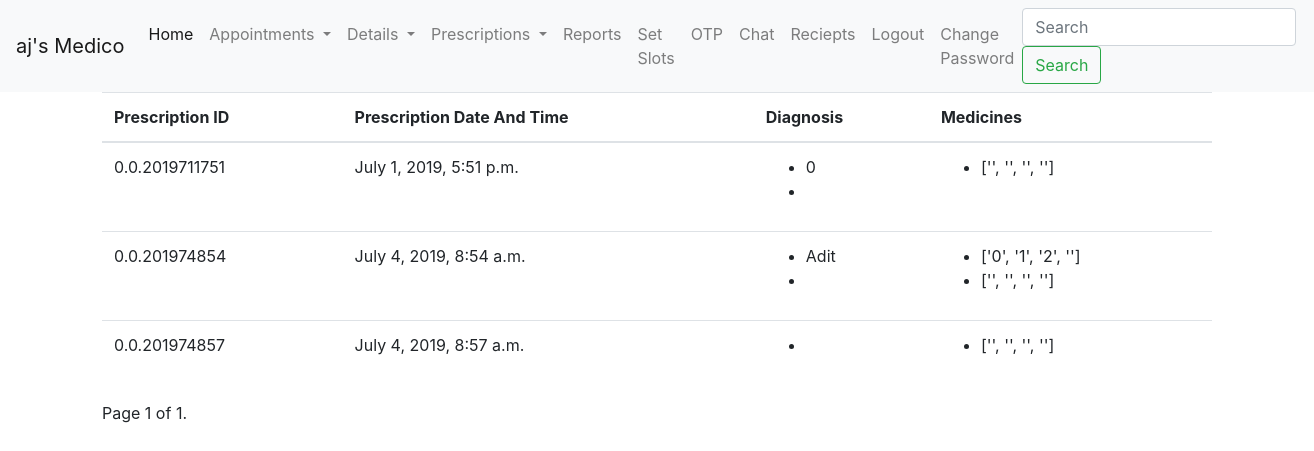
/doctor/prescriptions (signed in), run on the app's committed database.
### doctor/models.py (models this page shows, shortened)
class Doctor(models.Model):
    doctor_id= models.AutoField(primary_key=True,unique=True)
    name= models.CharField(max_length=20)
    reg_no= models.CharField(max_length=20)
    spl= models.CharField(max_length=20)
    work_add= models.CharField(max_length=100)
    password=models.CharField(max_length=100,default=hashlib.sha256(str(doctor_id).encode()).hexdigest())
    phone=models.CharField(max_length=10,default="0")
    slots=models.BinaryField(null=True)
    appointments=models.BinaryField(null=True)

### prescription/models.py (models this page shows)
class Prescription(models.Model):
    prescription_id= models.CharField(max_length=50,unique=True)
    patient_id =  models.ForeignKey(Patient, on_delete=models.CASCADE,to_field="patient_id" )
    doctor_id=  models.ForeignKey(Doctor, on_delete=models.CASCADE,to_field="doctor_id")
    timestamp= models.DateTimeField(timezone.now())
    medicines= models.BinaryField()
    reports= models.BinaryField()
    diagnosis= models.BinaryField()
    other= models.BinaryField()

### doctor/views.py (the view)
# urls.py: path('prescriptions',views.prescriptions,name='prescriptions'),
def prescriptions(request):
    if verify(request):
        d=Doctor.objects.get(doctor_id=request.session.get("user"))
        prescription_list=Prescription.objects.filter(doctor_id=d) #requesting prescription for current user.
        paginator=Paginator(prescription_list,5) # number of prescription at a time is choosen to be 15
        page= request.GET.get('page') # getting the current page
        prescriptions=paginator.get_page(page) #list of prescriptions to be taken at a time
        context={'doctor':d,'prescriptions':prescriptions}
        return render(request,'doctor/prescriptions.html',context)
    else:
        return render(request,'doctor/login.html',{'message':"Please Login First."})

### doctor/views.py (called while the page is built)
def verify(request):
    if ("user" in request.session) and (request.session.get("user_type")=="doctor"):
        return True

### prescription/templatetags/pickle_tags.py (called while the page is built)
@register.simple_tag
def load_data(data):
    return loads(data)

### doctor/templates/doctor/prescriptions.html (shortened to what this page needs)
{% extends 'doctor/dash.html' %}
{% load pickle_tags %}
{% block content %}
    <table class="table">
      <thead>
        <th>Prescription ID</th>
        <th>Prescription Date And Time</th>
        <th>Diagnosis</th>
        <th>Medicines</th>
      </thead>
      {% for prescription in prescriptions %}
      <tr>
        <td>{{ prescription.prescription_id}}</td>
        <td>{{ prescription.timestamp }}</td>
        <td>
          {% load_data prescription.diagnosis as diagnosis %}
            <ul>
              {% for diagnosis in diagnosis %}
            <li>{{diagnosis}}</li>
              {% endfor %}
          </ul>
        </td>
        <td>
          {% load_data prescription.medicines as medicines %}
          <ul>
          {% for medicine in medicines%}
           <li>{{medicine}}</li>
          {% endfor %}
            </ul>
        </td>
      </tr>
      {% endfor %}
    </table>
  <div class="pagination">
    <span class="step-links">
        <span class="current">
            Page {{ prescriptions.number }} of {{ prescriptions.paginator.num_pages }}.
        </span>
    </span>
</div>
{% endblock %}

### doctor/templates/doctor/dash.html (shortened to what this page needs)
<!DOCTYPE html>
<html lang="en" dir="ltr">
  <head>
    <link rel="stylesheet" href="https://stackpath.bootstrapcdn.com/bootstrap/4.3.1/css/bootstrap.min.css">
    <script src="https://stackpath.bootstrapcdn.com/bootstrap/4.3.1/js/bootstrap.min.js"></script>  </head>
  <body>
    <nav class="navbar navbar-expand-lg navbar-light bg-light">
      <a class="navbar-brand" href="#">{{doctor.name}}'s Medico</a>
      <div class="collapse navbar-collapse" id="navbarSupportedContent">
        <ul class="navbar-nav mr-auto">
          <li class="nav-item active">
            <a class="nav-link" href="#">Home <span class="sr-only">(current)</span></a>
          </li>
          <li class="nav-item dropdown">
            <a class="nav-link dropdown-toggle" href="#" id="navbarDropdown" role="button" data-toggle="dropdown" aria-haspopup="true" aria-expanded="false">
              Appointments
            </a>
          </li>
          <li class="nav-item dropdown">
            <a class="nav-link dropdown-toggle" href="#" id="navbarDropdown" role="button" data-toggle="dropdown" aria-haspopup="true" aria-expanded="false">
              Details
            </a>
          </li>
          <li class="nav-item dropdown">
            <a class="nav-link dropdown-toggle" href="#" id="navbarDropdown" role="button" data-toggle="dropdown" aria-haspopup="true" aria-expanded="false">
              Prescriptions
            </a>
          </li>
          <li class="nav-item">
            <a class="nav-link" href="#">Reports</a>
          </li>
          <li class="nav-item">
            <a class="nav-link" href="slots_setter">Set Slots</a>
          </li>
          <li class="nav-item">
            <a class="nav-link" href="#">OTP</a>
          </li>
          <li class="nav-item">
            <a class="nav-link" href="#">Chat</a>
          </li>
          <li class="nav-item">
            <a class="nav-link" href="#">Reciepts</a>
          </li>
          <li class="nav-item">
            <a class="nav-link" href="logout">Logout</a>
          </li>
          <li class="nav-item">
            <a class="nav-link" href="logout">Change Password</a>
          </li>
        </ul>
        <form action="/doctor/search" method="post" class="form-inline my-2 my-lg-0">
          <input class="form-control mr-sm-2"  name="search_text" placeholder="Search" aria-label="Search">
          <button name="search" class="btn btn-outline-success my-2 my-sm-0" type="submit">Search</button>
        </form>
      </div>
    </nav>
    <div class="container">
      {% block content %}
      {% endblock %}
    </div>
</body>
</html>

### data on the page
Doctor: name "aj"
Prescription: prescription_id "0.0.2019711751", timestamp "July 1, 2019, 5:51 p.m.", diagnosis "0", medicines "['', '', '', '']"
Prescription: prescription_id "0.0.201974854", timestamp "July 4, 2019, 8:54 a.m.", diagnosis "Adit", medicines "['0', '1', '2', '']" "['', '', '', '']"
Prescription: prescription_id "0.0.201974857", timestamp "July 4, 2019, 8:57 a.m.", medicines "['', '', '', '']"

### other printed values
{{ prescriptions.number }} "1"
{{ prescriptions.paginator.num_pages }} "1"
